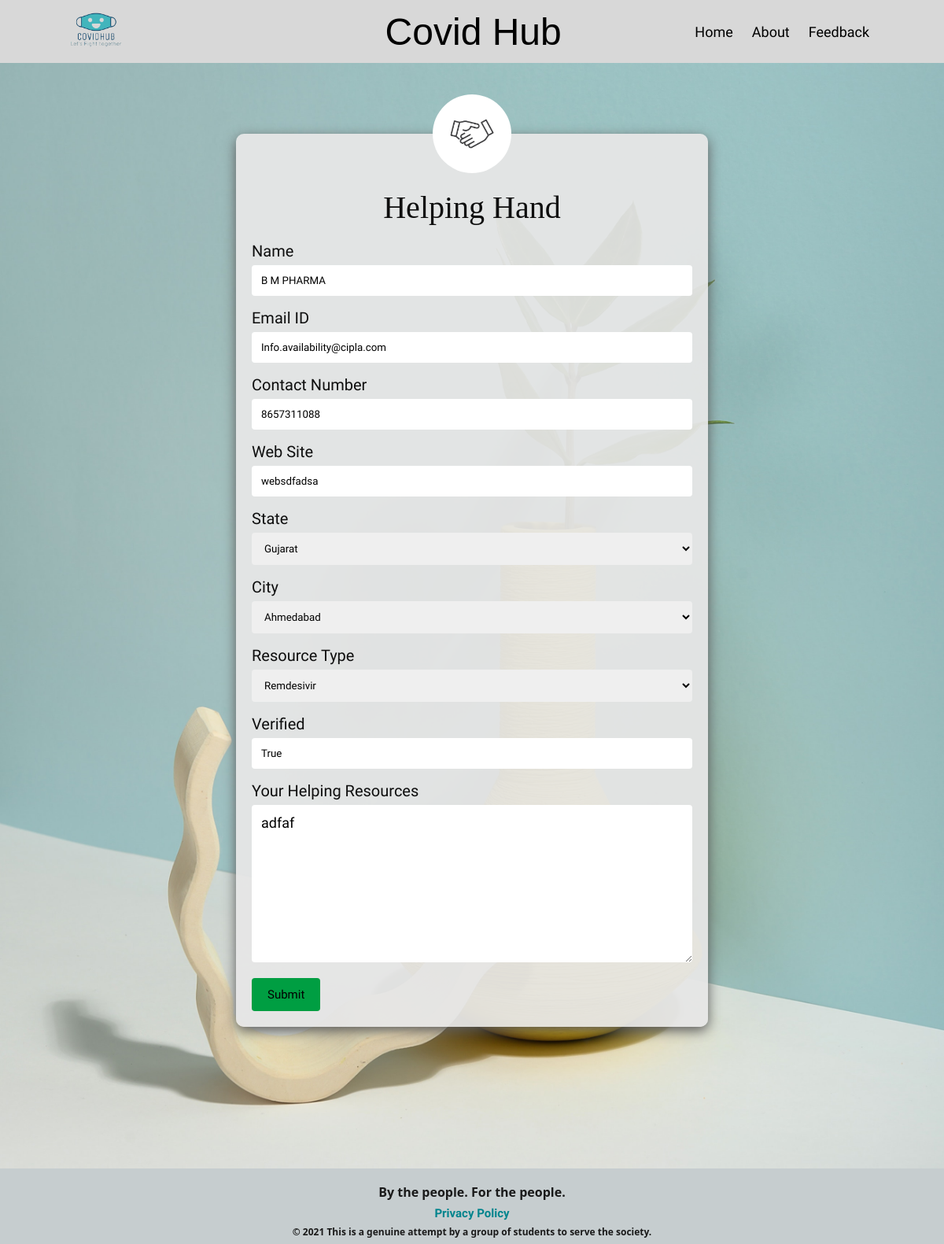
The page /editResource/1 on the database its author committed.
### receiver/models.py (models this page shows, shortened)
class Resource(models.Model):
    contact_name = models.CharField(default='', max_length=200)
    email_id = models.CharField(
        default='', max_length=200, blank=True, null=True)
    web_site = models.CharField(
        default='', max_length=200, blank=True, null=True)
    phone = models.CharField(default='', max_length=200)
    state = models.ForeignKey(
        State, on_delete=models.SET_NULL, blank=True, null=True)
    city = models.ForeignKey(
        City, on_delete=models.SET_NULL, blank=True, null=True)
    resource_name = models.ForeignKey(
        Res_type, verbose_name="resc_type", on_delete=models.DO_NOTHING)
    description = models.CharField(max_length=200, blank=True, null=True)
    verified = models.BooleanField(default=False)
    created_at = models.DateField(default=timezone.now, auto_created=True)
    updated_at = models.DateTimeField(auto_now=True)

class Res_type(models.Model):
    resource_name = models.CharField(max_length=50)
    more_info = models.CharField(
        default='', max_length=200, blank=True, null=True)
    def __str__(self):
        return self.resource_name

### receiver/views.py (the view)
# urls.py: path('editResource/<int:pk>', views.editResource, name='editResource'),
def editResource(request, pk):
    if request.method == "POST":
        res = Resource.objects.get(id=pk)
        hh = HelpForm(request.POST, instance=res)
        if hh.is_valid():
            hh.save()
            hhm = HelpForm()
            return render(request, 'editResource.html', {'hhm': hhm, 'msg': 'Help added!'})
        else:
            hhm = HelpForm()
            return render(request, 'editResource.html', {'hhm': hh, 'msg': 'Check for Errors!!!'})
    else:
        res = Resource.objects.get(id=pk)
        hhm = HelpForm(instance=res)
        name = res.contact_name
        email = res.email_id
        web_site = res.web_site
        phone = res.phone
        verified = res.verified
        description = res.description
        context = {
            'name': name,
            'hhm': hhm,
            'email': email,
            'web_site': web_site,
            'phone': phone,
            'description': description,
            'verified': verified,
        }
        return render(request, 'editResource.html', context)

### receiver/forms.py
class HelpForm(forms.ModelForm):
    class Meta:
        model = Resource
        fields = ['contact_name', 'email_id', 'web_site',
                  'phone', 'state', 'city', 'resource_name', 'verified', 'description']
    def __init__(self, *args, **kwargs):
        super().__init__(*args, **kwargs)
        self.fields['city'].queryset = City.objects.none()
        if 'state' in self.data:
            try:
                state_id = int(self.data.get('state'))
                self.fields['city'].queryset = City.objects.filter(
                    state_id=state_id).order_by('name')
            except (ValueError, TypeError):
                pass  # invalid input from the client; ignore and fallback to empty City queryset
        elif self.instance.pk:
            self.fields['city'].queryset = self.instance.state.city_set.order_by(
                'name')

### receiver/models.py (called while the page is built)
    def __str__(self):
        return self.name

    def __str__(self):
        return self.name

### receiver/templates/editResource.html (shortened to what this page needs)
{% extends 'base.html'%}
{% block content %}
{% load static %}
<link rel="stylesheet" href="{% static 'css/helpingHand.css' %}" type="text/css" />
<div class="container">
  <div class="imgdiv2">
    <img src="{% static 'images/hhicon.jpg' %}" alt="">
  </div>
  <div class="Title">Helping Hand</div>
  <form method="POST" id='helpH' data-cities-url="{% url 'ajax_load_cities' %}">
    <label for="fname">Name</label>
    <input type="text" id="fname" name="contact_name" placeholder="Enter your Full name" value="{{name}}" required>
    <label for="email_idn">Email ID</label>
    <input type="text" id="lname" name="email_id" placeholder="Enter your Email ID" value="{{email}}" required>
    <label for="phone">Contact Number</label>
    <input type="text" id="contact" name="phone" placeholder="Enter your contact number" value="{{ phone }}" required>
    <label for="web_site">Web Site</label>
    <input type="text" id="web_site" name="web_site" placeholder="Enter web_site" value="{{ web_site }}" required>
    <label for="state">State</label>
    {{ hhm.state }}
    <label for="city">City</label>
    {{ hhm.city }}
    <label for="res_type">Resource Type</label>
    {{ hhm.resource_name}}
    <label for="phone">Verified</label>
    <input type="text" id="verif" name="verified" placeholder="True/False" value="{{ verified }}" required>
    <label for="Your Helping Resources">Your Helping Resources</label>
    <textarea id="description " for='description ' name="description"
      placeholder="Please describe how you are providing your help. " style="height:200px">{{ description }}</textarea>
    <input type="submit" value="Submit">
  </form>
</div>
{% endblock %}

### receiver/static/css/base_style.css (style rules this page uses)
body, head { padding: 0px; margin: 0px; font-family: Arial, Helvetica, sans-serif; background-color: #fffcf3; }

### receiver/static/css/helpingHand.css (style rules this page uses)
body { font-family: Arial, Helvetica, sans-serif; background-image: url("../images/hhwide.jpg"); background-size: cover; background-repeat: no-repeat; }
* { box-sizing: border-box; }
.imgdiv2 img { display: flex; justify-content: center; border-radius: 50%; width: 100px; }
.imgdiv2 { display: flex; justify-content: center; position: relative; margin-top: -70px; }
.Title { display: flex; justify-content: center; font-family: Cambria, Cochin, Georgia, Times, "Times New Roman", serif; font-size: 40px; padding: 20px; font-weight: lighter; }
label { font-family: Oxygen; font-size: 20px; }
textarea { font-family: Oxygen; font-size: 18px; }
input[type="number"], select, textarea { width: 100%; padding: 12px; border-width: 0px; border-radius: 4px; box-sizing: border-box; margin-top: 6px; margin-bottom: 16px; resize: vertical; }
input[type="text"], select, textarea { font-family: Oxygen; width: 100%; padding: 12px; border-width: 0px; border-radius: 4px; box-sizing: border-box; margin-top: 6px; margin-bottom: 16px; resize: vertical; }
input[type="submit"] { font-family: Oxygen; background-color: #009e42; font-size: 15px; color: rgb(0, 0, 0); padding: 12px 20px; border: none; border-radius: 4px; cursor: pointer; }
.container { border-radius: 10px; box-shadow: 0 5px 1rem rgb(92, 92, 92); background-color: rgba(231, 231, 231, 0.938); color: rgb(14, 14, 14); margin: 5% auto 15% auto; width: 35%; padding: 20px; margin-left: 50%; }
@media only screen and (max-width: 1300px) { body { background-image: url("../images/hhmobile.jpg"); background-color: rgba(114, 173, 240, 0.87); } }
@media only screen and (max-width: 1300px) { .container { border-radius: 10px; box-shadow: 0 5px 1rem rgb(92, 92, 92); background-color: rgba(231, 231, 231, 0.938); color: rgb(14, 14, 14); margin: 5% auto 15% auto; width: 50%; padding: 20px; margin-top: 90px; } }

### rows shown on the page
Resource: contact_name "B M PHARMA", email_id "Info.availability@cipla.com", phone "8657311088", web_site "websdfadsa", state "Gujarat", city "Ahmedabad", description "adfaf"
Res_type: resource_name "Remdesivir"
